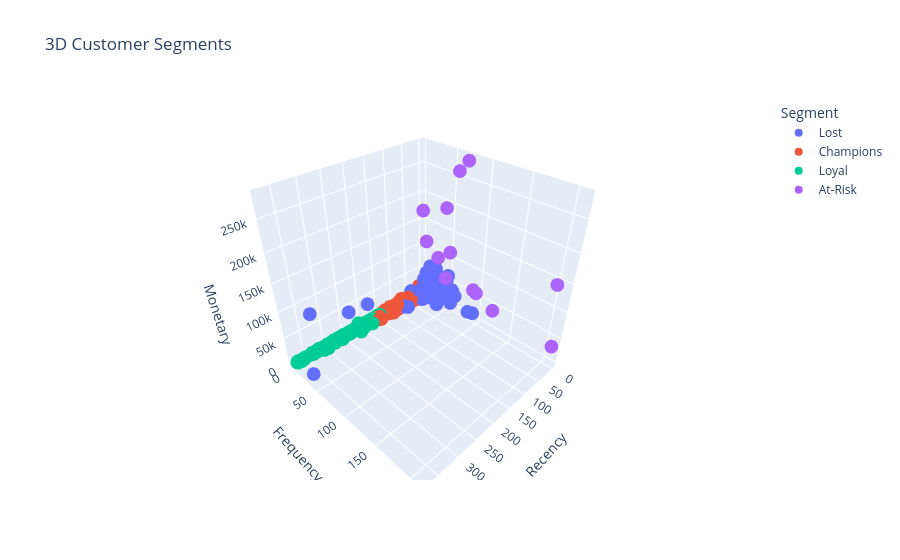

Source (notebook cell):
### Markdown cell above
## 5. Visualizations

### Code cell
# 3D Cluster Plot (Plotly)
fig = px.scatter_3d(rfm, x='Recency', y='Frequency', z='Monetary', color='Segment',
                    title='3D Customer Segments')
fig.write_html('interactive_3d_clusters.html')
fig.show()

### Figure 1 — Plotly figure (JSON) as saved in the notebook; plotly's stock layout.template omitted (floating-point values rounded to 4 significant figures; data arrays with more than 128 entries replaced by an {"elided": "..."} marker saying what was removed)
{"data": [{"hovertemplate": "Segment=Lost<br>Recency=%{x}<br>Frequency=%{y}<br>Monetary=%{z}<extra></extra>", "legendgroup": "Lost", "marker": {"color": "#636efa", "symbol": "circle"}, "mode": "markers", "name": "Lost", "scene": "scene", "showlegend": true, "type": "scatter3d", "x": {"elided": "204 int values"}, "y": {"elided": "204 int values"}, "z": {"elided": "204 float values"}}, {"hovertemplate": "Segment=Champions<br>Recency=%{x}<br>Frequency=%{y}<br>Monetary=%{z}<extra></extra>", "legendgroup": "Champions", "marker": {"color": "#EF553B", "symbol": "circle"}, "mode": "markers", "name": "Champions", "scene": "scene", "showlegend": true, "type": "scatter3d", "x": {"elided": "3054 int values"}, "y": {"elided": "3054 int values"}, "z": {"elided": "3054 float values"}}, {"hovertemplate": "Segment=Loyal<br>Recency=%{x}<br>Frequency=%{y}<br>Monetary=%{z}<extra></extra>", "legendgroup": "Loyal", "marker": {"color": "#00cc96", "symbol": "circle"}, "mode": "markers", "name": "Loyal", "scene": "scene", "showlegend": true, "type": "scatter3d", "x": {"elided": "1067 int values"}, "y": {"elided": "1067 int values"}, "z": {"elided": "1067 float values"}}, {"hovertemplate": "Segment=At-Risk<br>Recency=%{x}<br>Frequency=%{y}<br>Monetary=%{z}<extra></extra>", "legendgroup": "At-Risk", "marker": {"color": "#ab63fa", "symbol": "circle"}, "mode": "markers", "name": "At-Risk", "scene": "scene", "showlegend": true, "type": "scatter3d", "x": [24, 1, 3, 10, 2, 1, 1, 39, 1, 8, 3, 2, 1], "y": [21, 209, 97, 55, 73, 201, 91, 63, 2, 46, 31, 124, 60], "z": [124900.0, 33720.0, 58830.0, 117400.0, 280200.0, 143800.0, 60770.0, 81020.0, 168500.0, 194600.0, 91060.0, 40990.0, 259700.0]}], "layout": {"legend": {"title": {"text": "Segment"}, "tracegroupgap": 0}, "scene": {"domain": {"x": [0, 1], "y": [0, 1]}, "xaxis": {"title": {"text": "Recency"}}, "yaxis": {"title": {"text": "Frequency"}}, "zaxis": {"title": {"text": "Monetary"}}}, "title": {"text": "3D Customer Segments"}}}
